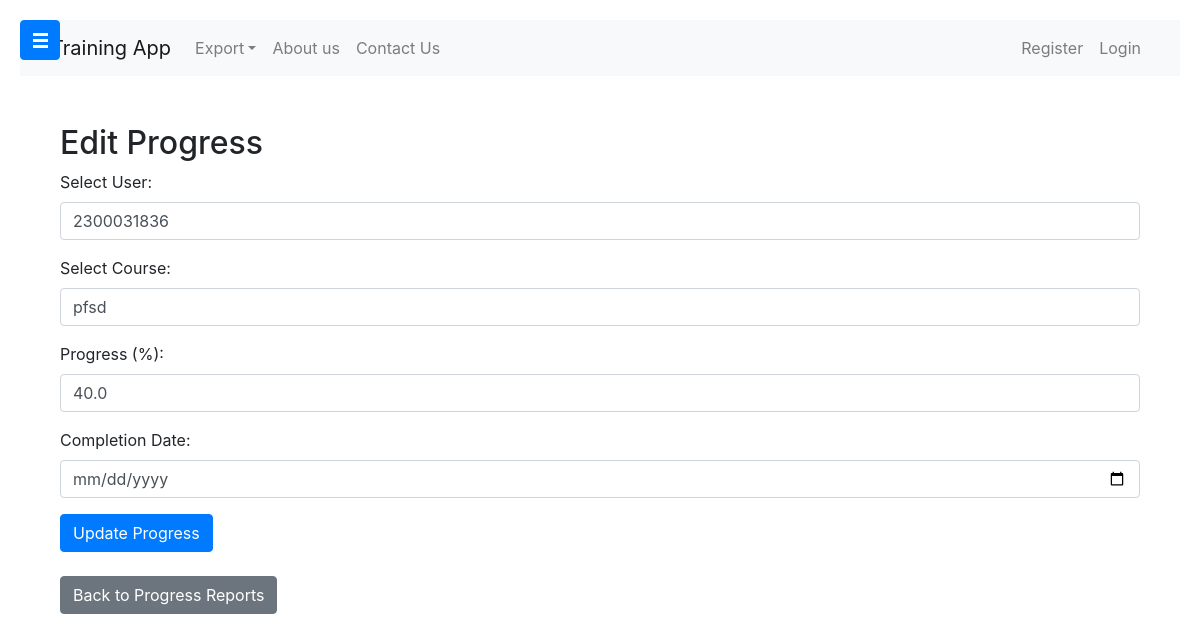
Page /track_progress/edit/8/ on the committed database.
### adminapp/models.py (models this page shows, shortened)
class Progress(models.Model):
    user = models.ForeignKey(User, on_delete=models.CASCADE)
    course = models.ForeignKey(Course, on_delete=models.CASCADE)
    progress_percentage = models.FloatField(default=0.0)
    completion_date = models.DateField(null=True, blank=True)

class Course(models.Model):
    title = models.CharField(max_length=255)
    description = models.TextField()
    category = models.ForeignKey(Category, on_delete=models.CASCADE)
    prerequisites = models.TextField(null=True, blank=True)
    start_date = models.DateField()
    end_date = models.DateField(null=True, blank=True)
    is_active = models.BooleanField(default=True)
    created_by = models.ForeignKey(User, on_delete=models.CASCADE)

### adminapp/views.py (the view, shortened to what this page needs)
# urls.py: path('track_progress/edit/<int:progress_id>/', views.edit_progress, name='edit_progress'),
def edit_progress(request, progress_id):
    progress = get_object_or_404(Progress, id=progress_id)
    users = User.objects.all()
    courses = Course.objects.all()
    context = {
        'progress': progress,
        'users': users,
        'courses': courses,
    }
    return render(request, 'adminapp/edit_progress.html', context)

### template/adminapp/edit_progress.html (shortened to what this page needs)
{% extends 'Navbar/navbar.html' %}
{% load static %}
{% block body %}
<head>
    <link rel="stylesheet" href="https://stackpath.bootstrapcdn.com/bootstrap/4.5.2/css/bootstrap.min.css">
</head>
<body>
<div class="container mt-5">
    <h2>Edit Progress</h2>
    <form method="POST" class="mb-4">
        <div class="form-group">
            <label for="user">Select User:</label>
            <select name="user" id="user" class="form-control" required>
                {% for user in users %}
                    <option value="{{ user.id }}" {% if user.id == progress.user.id %}selected{% endif %}>{{ user.username }}</option>
                {% endfor %}
            </select>
        </div>
        <div class="form-group">
            <label for="course">Select Course:</label>
            <select name="course" id="course" class="form-control" required>
                {% for course in courses %}
                    <option value="{{ course.id }}" {% if course.id == progress.course.id %}selected{% endif %}>{{ course.title }}</option>
                {% endfor %}
            </select>
        </div>
        <div class="form-group">
            <label for="progress_percentage">Progress (%):</label>
            <input type="number" name="progress_percentage" id="progress_percentage" class="form-control" min="0" max="100" value="{{ progress.progress_percentage }}" required>
        </div>
        <div class="form-group">
            <label for="completion_date">Completion Date:</label>
            <input type="date" name="completion_date" id="completion_date" class="form-control" value="{{ progress.completion_date }}" required>
        </div>
        <button type="submit" class="btn btn-primary">Update Progress</button>
    </form>
    <a href="{% url 'adminapp:track_progress' %}" class="btn btn-secondary">Back to Progress Reports</a>
</div>
</body>
{% endblock %}

### template/Navbar/navbar.html (style rules this page uses)
body { margin: 0; }

### rows in the picture
Progress: user "2300031836", course "pfsd", progress_percentage "40.0"
